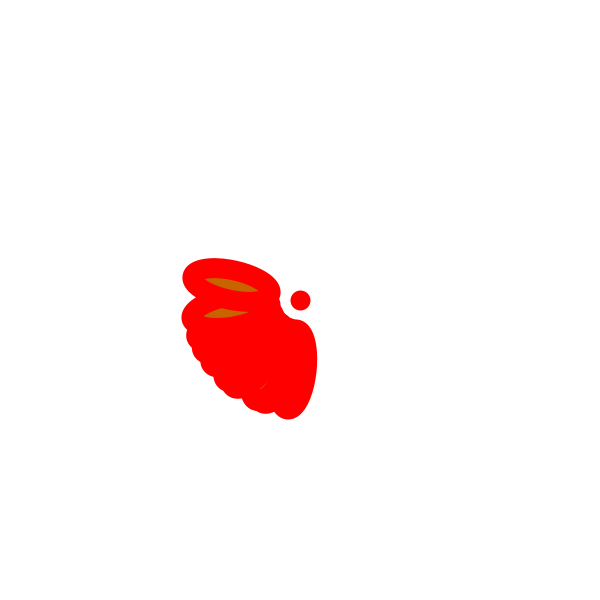
Frame 1 (no input)
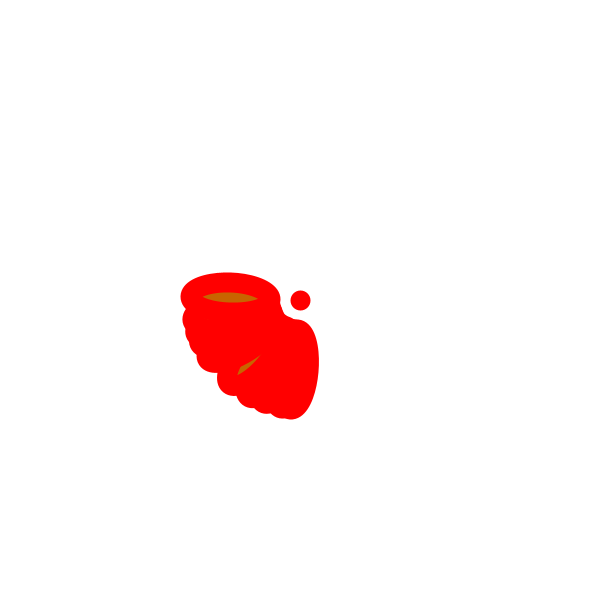
Frame 60 (the mouse pressed at the canvas centre just before this capture)
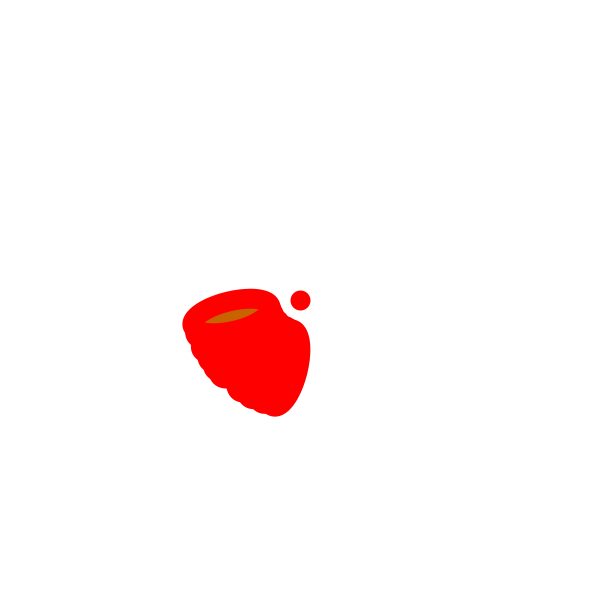
Frame 120 (the mouse held since frame 60 and released just before this capture)

The Processing sketch that drew these frames (run headless with seeded random() and noise(); from frame 60 on, the mouse is pressed at the canvas centre):

// Processing sketch: processing_181306
// ── processing_181306.pde

void setup()
{
size(600,600);
}
void draw()
{
background(255);
//fill(30);
translate(width/2,height/2);
strokeWeight(20);
stroke(255,0,0);
point(0,0);
for (int i=0;i<10;i++)
{
 rotate(TWO_PI/random(10,80));
 fill(200,100,0);
 ellipse(0,70,30,80);
}
}
